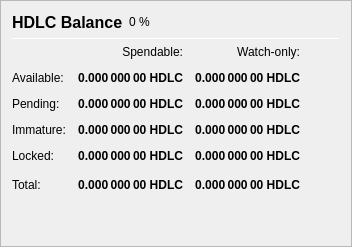
                   <widget class="QFrame" name="frame_Balances">
                    <property name="frameShape">
                     <enum>QFrame::StyledPanel</enum>
                    </property>
                    <property name="frameShadow">
                     <enum>QFrame::Raised</enum>
                    </property>
                    <layout class="QVBoxLayout" name="verticalLayout_4">
                     <item>
                      <layout class="QHBoxLayout" name="horizontalLayout_4">
                       <item>
                        <widget class="QLabel" name="label_5">
                         <property name="minimumSize">
                          <size>
                           <width>0</width>
                           <height>20</height>
                          </size>
                         </property>
                         <property name="font">
                          <font>
                           <pointsize>12</pointsize>
                           <weight>75</weight>
                           <bold>true</bold>
                          </font>
                         </property>
                         <property name="text">
                          <string>HDLC Balance</string>
                         </property>
                        </widget>
                       </item>
                       <item>
                        <widget class="QLabel" name="labelHDLCPercent">
                         <property name="text">
                          <string notr="true">0 %</string>
                         </property>
                        </widget>
                       </item>
                       <item>
                        <spacer name="horizontalSpacer_3">
                         <property name="orientation">
                          <enum>Qt::Horizontal</enum>
                         </property>
                         <property name="sizeHint" stdset="0">
                          <size>
                           <width>40</width>
                           <height>20</height>
                          </size>
                         </property>
                        </spacer>
                       </item>
                      </layout>
                     </item>
                     <item>
                      <widget class="Line" name="line_Balance">
                       <property name="minimumSize">
                        <size>
                         <width>0</width>
                         <height>1</height>
                        </size>
                       </property>
                       <property name="maximumSize">
                        <size>
                         <width>16777215</width>
                         <height>1</height>
                        </size>
                       </property>
                       <property name="orientation">
                        <enum>Qt::Horizontal</enum>
                       </property>
                      </widget>
                     </item>
                     <item>
                      <layout class="QGridLayout" name="gridLayout">
                       <property name="spacing">
                        <number>12</number>
                       </property>
                       <item row="0" column="1">
                        <widget class="QLabel" name="labelSpendable">
                         <property name="text">
                          <string>Spendable:</string>
                         </property>
                         <property name="alignment">
                          <set>Qt::AlignRight|Qt::AlignTrailing|Qt::AlignVCenter</set>
                         </property>
                        </widget>
                       </item>
                       <item row="0" column="2">
                        <widget class="QLabel" name="labelWatchonly">
                         <property name="text">
                          <string>Watch-only:</string>
                         </property>
                         <property name="alignment">
                          <set>Qt::AlignRight|Qt::AlignTrailing|Qt::AlignVCenter</set>
                         </property>
                        </widget>
                       </item>
                       <item row="1" column="0">
                        <widget class="QLabel" name="labelBalanceText">
                         <property name="text">
                          <string>Available:</string>
                         </property>
                        </widget>
                       </item>
                       <item row="1" column="1">
                        <widget class="QLabel" name="labelBalance">
                         <property name="font">
                          <font>
                           <weight>75</weight>
                           <bold>true</bold>
                          </font>
                         </property>
                         <property name="cursor">
                          <cursorShape>IBeamCursor</cursorShape>
                         </property>
                         <property name="toolTip">
                          <string>Your current spendable balance</string>
                         </property>
                         <property name="text">
                          <string notr="true">0.000 000 00 HDLC</string>
                         </property>
                         <property name="alignment">
                          <set>Qt::AlignRight|Qt::AlignTrailing|Qt::AlignVCenter</set>
                         </property>
                         <property name="textInteractionFlags">
                          <set>Qt::LinksAccessibleByMouse|Qt::TextSelectableByKeyboard|Qt::TextSelectableByMouse</set>
                         </property>
                        </widget>
                       </item>
                       <item row="1" column="2">
                        <widget class="QLabel" name="labelWatchAvailable">
                         <property name="font">
                          <font>
                           <weight>75</weight>
                           <bold>true</bold>
                          </font>
                         </property>
                         <property name="cursor">
                          <cursorShape>IBeamCursor</cursorShape>
                         </property>
                         <property name="toolTip">
                          <string>Your current balance in watch-only addresses</string>
                         </property>
                         <property name="text">
                          <string notr="true">0.000 000 00 HDLC</string>
                         </property>
                         <property name="alignment">
                          <set>Qt::AlignRight|Qt::AlignTrailing|Qt::AlignVCenter</set>
                         </property>
                         <property name="textInteractionFlags">
                          <set>Qt::LinksAccessibleByMouse|Qt::TextSelectableByKeyboard|Qt::TextSelectableByMouse</set>
                         </property>
                        </widget>
                       </item>
                       <item row="2" column="0">
                        <widget class="QLabel" name="labelPendingText">
                         <property name="text">
                          <string>Pending:</string>
                         </property>
                        </widget>
                       </item>
                       <item row="2" column="1">
                        <widget class="QLabel" name="labelUnconfirmed">
                         <property name="font">
                          <font>
                           <weight>75</weight>
                           <bold>true</bold>
                          </font>
                         </property>
                         <property name="cursor">
                          <cursorShape>IBeamCursor</cursorShape>
                         </property>
                         <property name="toolTip">
                          <string>Total of transactions that have yet to be confirmed, and do not yet count toward the spendable balance</string>
                         </property>
                         <property name="text">
                          <string notr="true">0.000 000 00 HDLC</string>
                         </property>
                         <property name="alignment">
                          <set>Qt::AlignRight|Qt::AlignTrailing|Qt::AlignVCenter</set>
                         </property>
                         <property name="textInteractionFlags">
                          <set>Qt::LinksAccessibleByMouse|Qt::TextSelectableByKeyboard|Qt::TextSelectableByMouse</set>
                         </property>
                        </widget>
                       </item>
                       <item row="2" column="2">
                        <widget class="QLabel" name="labelWatchPending">
                         <property name="font">
                          <font>
                           <weight>75</weight>
                           <bold>true</bold>
                          </font>
                         </property>
                         <property name="cursor">
                          <cursorShape>IBeamCursor</cursorShape>
                         </property>
                         <property name="toolTip">
                          <string>Unconfirmed transactions to watch-only addresses</string>
                         </property>
                         <property name="text">
                          <string notr="true">0.000 000 00 HDLC</string>
                         </property>
                         <property name="alignment">
                          <set>Qt::AlignRight|Qt::AlignTrailing|Qt::AlignVCenter</set>
                         </property>
                         <property name="textInteractionFlags">
                          <set>Qt::LinksAccessibleByMouse|Qt::TextSelectableByKeyboard|Qt::TextSelectableByMouse</set>
                         </property>
                        </widget>
                       </item>
                       <item row="3" column="0">
                        <widget class="QLabel" name="labelImmatureText">
                         <property name="text">
                          <string>Immature:</string>
                         </property>
                        </widget>
                       </item>
                       <item row="3" column="1">
                        <widget class="QLabel" name="labelImmature">
                         <property name="font">
                          <font>
                           <weight>75</weight>
                           <bold>true</bold>
                          </font>
                         </property>
                         <property name="cursor">
                          <cursorShape>IBeamCursor</cursorShape>
                         </property>
                         <property name="toolTip">
                          <string>Staked or masternode rewards that have not yet matured</string>
                         </property>
                         <property name="text">
                          <string notr="true">0.000 000 00 HDLC</string>
                         </property>
                         <property name="alignment">
                          <set>Qt::AlignRight|Qt::AlignTrailing|Qt::AlignVCenter</set>
                         </property>
                         <property name="textInteractionFlags">
                          <set>Qt::LinksAccessibleByMouse|Qt::TextSelectableByKeyboard|Qt::TextSelectableByMouse</set>
                         </property>
                        </widget>
                       </item>
                       <item row="3" column="2">
                        <widget class="QLabel" name="labelWatchImmature">
                         <property name="font">
                          <font>
                           <weight>75</weight>
                           <bold>true</bold>
                          </font>
                         </property>
                         <property name="cursor">
                          <cursorShape>IBeamCursor</cursorShape>
                         </property>
                         <property name="toolTip">
                          <string>Staked or masternode rewards in watch-only addresses that have not yet matured</string>
                         </property>
                         <property name="text">
                          <string notr="true">0.000 000 00 HDLC</string>
                         </property>
                         <property name="alignment">
                          <set>Qt::AlignRight|Qt::AlignTrailing|Qt::AlignVCenter</set>
                         </property>
                         <property name="textInteractionFlags">
                          <set>Qt::LinksAccessibleByMouse|Qt::TextSelectableByKeyboard|Qt::TextSelectableByMouse</set>
                         </property>
                        </widget>
                       </item>
                       <item row="4" column="0">
                        <widget class="QLabel" name="labelLockedBalanceText">
                         <property name="toolTip">
                          <string>Locked HDLC or masternode collaterals. These are excluded from zHDLC minting.</string>
                         </property>
                         <property name="text">
                          <string>Locked:</string>
                         </property>
                        </widget>
                       </item>
                       <item row="4" column="1">
                        <widget class="QLabel" name="labelLockedBalance">
                         <property name="font">
                          <font>
                           <weight>75</weight>
                           <bold>true</bold>
                          </font>
                         </property>
                         <property name="cursor">
                          <cursorShape>IBeamCursor</cursorShape>
                         </property>
                         <property name="toolTip">
                          <string>Locked HDLC or masternode collaterals. These are excluded from zHDLC minting.</string>
                         </property>
                         <property name="text">
                          <string notr="true">0.000 000 00 HDLC</string>
                         </property>
                         <property name="alignment">
                          <set>Qt::AlignRight|Qt::AlignTrailing|Qt::AlignVCenter</set>
                         </property>
                         <property name="textInteractionFlags">
                          <set>Qt::LinksAccessibleByMouse|Qt::TextSelectableByKeyboard|Qt::TextSelectableByMouse</set>
                         </property>
                        </widget>
                       </item>
                       <item row="4" column="2">
                        <widget class="QLabel" name="labelWatchLocked">
                         <property name="font">
                          <font>
                           <weight>75</weight>
                           <bold>true</bold>
                          </font>
                         </property>
                         <property name="cursor">
                          <cursorShape>IBeamCursor</cursorShape>
                         </property>
                         <property name="toolTip">
                          <string>Current locked balance in watch-only addresses</string>
                         </property>
                         <property name="text">
                          <string notr="true">0.000 000 00 HDLC</string>
                         </property>
                         <property name="alignment">
                          <set>Qt::AlignRight|Qt::AlignTrailing|Qt::AlignVCenter</set>
                         </property>
                         <property name="textInteractionFlags">
                          <set>Qt::LinksAccessibleByMouse|Qt::TextSelectableByKeyboard|Qt::TextSelectableByMouse</set>
                         </property>
                        </widget>
                       </item>
                       <item row="5" column="0">
                        <widget class="QLabel" name="labelTotalText">
                         <property name="text">
                          <string>Total:</string>
                         </property>
                         <property name="toolTip">
                          <string>Your current HodlCash balance, unconfirmed and immature transactions included</string>
                         </property>
                        </widget>
                       </item>
                       <item row="5" column="1">
                        <widget class="QLabel" name="labelTotal">
                         <property name="font">
                          <font>
                           <weight>75</weight>
                           <bold>true</bold>
                          </font>
                         </property>
                         <property name="cursor">
                          <cursorShape>IBeamCursor</cursorShape>
                         </property>
                         <property name="toolTip">
                          <string>Your current HodlCash balance, unconfirmed and immature transactions included</string>
                         </property>
                         <property name="text">
                          <string notr="true">0.000 000 00 HDLC</string>
                         </property>
                         <property name="alignment">
                          <set>Qt::AlignRight|Qt::AlignTrailing|Qt::AlignVCenter</set>
                         </property>
                         <property name="textInteractionFlags">
                          <set>Qt::LinksAccessibleByMouse|Qt::TextSelectableByKeyboard|Qt::TextSelectableByMouse</set>
                         </property>
                        </widget>
                       </item>
                       <item row="5" column="2">
                        <widget class="QLabel" name="labelWatchTotal">
                         <property name="font">
                          <font>
                           <weight>75</weight>
                           <bold>true</bold>
                          </font>
                         </property>
                         <property name="cursor">
                          <cursorShape>IBeamCursor</cursorShape>
                         </property>
                         <property name="toolTip">
                          <string>Current total balance in watch-only addresses</string>
                         </property>
                         <property name="text">
                          <string notr="true">0.000 000 00 HDLC</string>
                         </property>
                         <property name="alignment">
                          <set>Qt::AlignRight|Qt::AlignTrailing|Qt::AlignVCenter</set>
                         </property>
                         <property name="textInteractionFlags">
                          <set>Qt::LinksAccessibleByMouse|Qt::TextSelectableByKeyboard|Qt::TextSelectableByMouse</set>
                         </property>
                        </widget>
                       </item>
                       <item row="5" column="3">
                        <spacer name="horizontalSpacer_9">
                         <property name="orientation">
                          <enum>Qt::Horizontal</enum>
                         </property>
                         <property name="sizeHint" stdset="0">
                          <size>
                           <width>40</width>
                           <height>20</height>
                          </size>
                         </property>
                        </spacer>
                       </item>
                      </layout>
                     </item>
                     <item>
                      <spacer name="verticalSpacer_3">
                       <property name="orientation">
                        <enum>Qt::Vertical</enum>
                       </property>
                       <property name="sizeHint" stdset="0">
                        <size>
                         <width>20</width>
                         <height>40</height>
                        </size>
                       </property>
                      </spacer>
                     </item>
                    </layout>
                   </widget>
